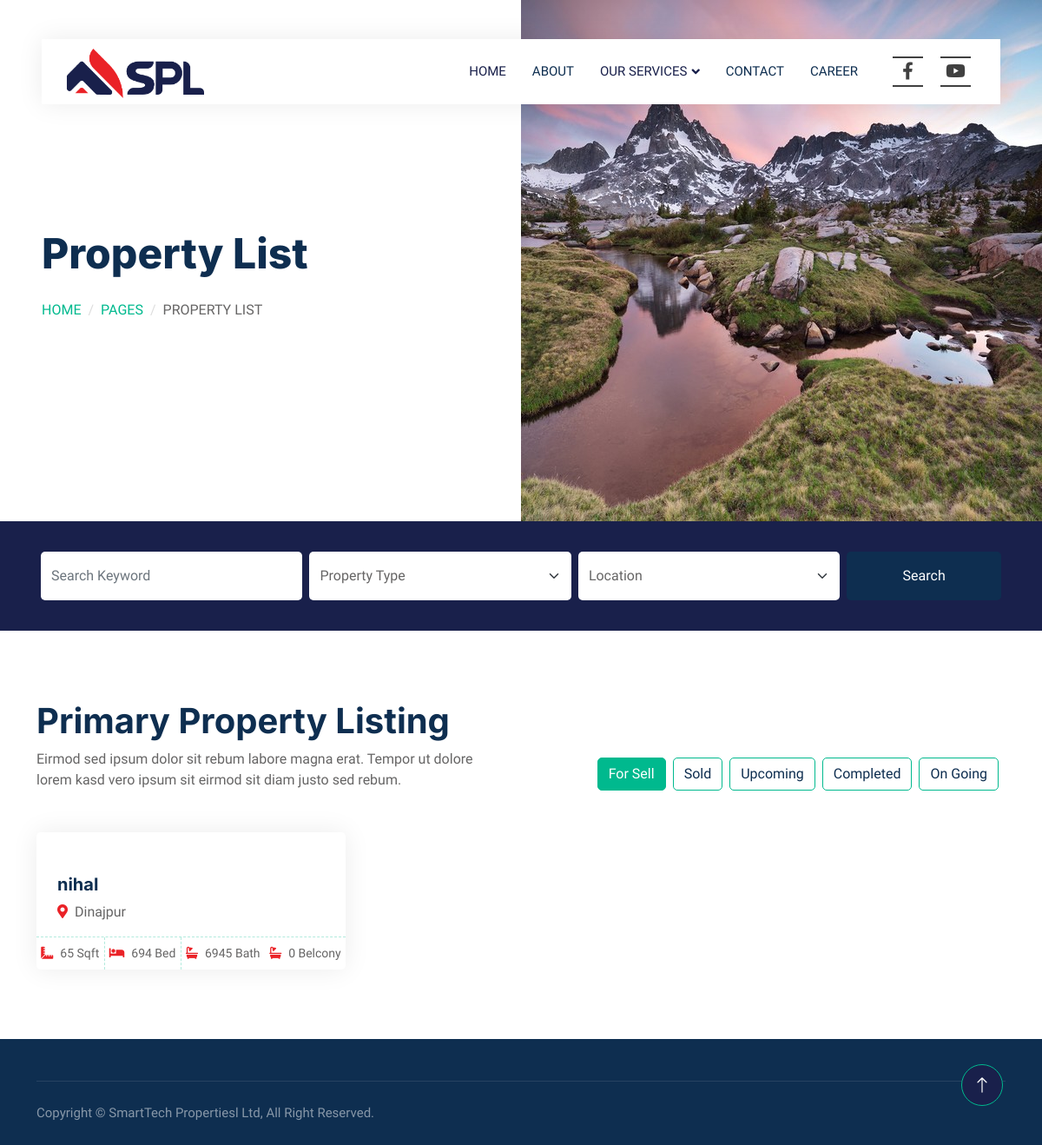
Page /primary_p/ on the earlier database version.
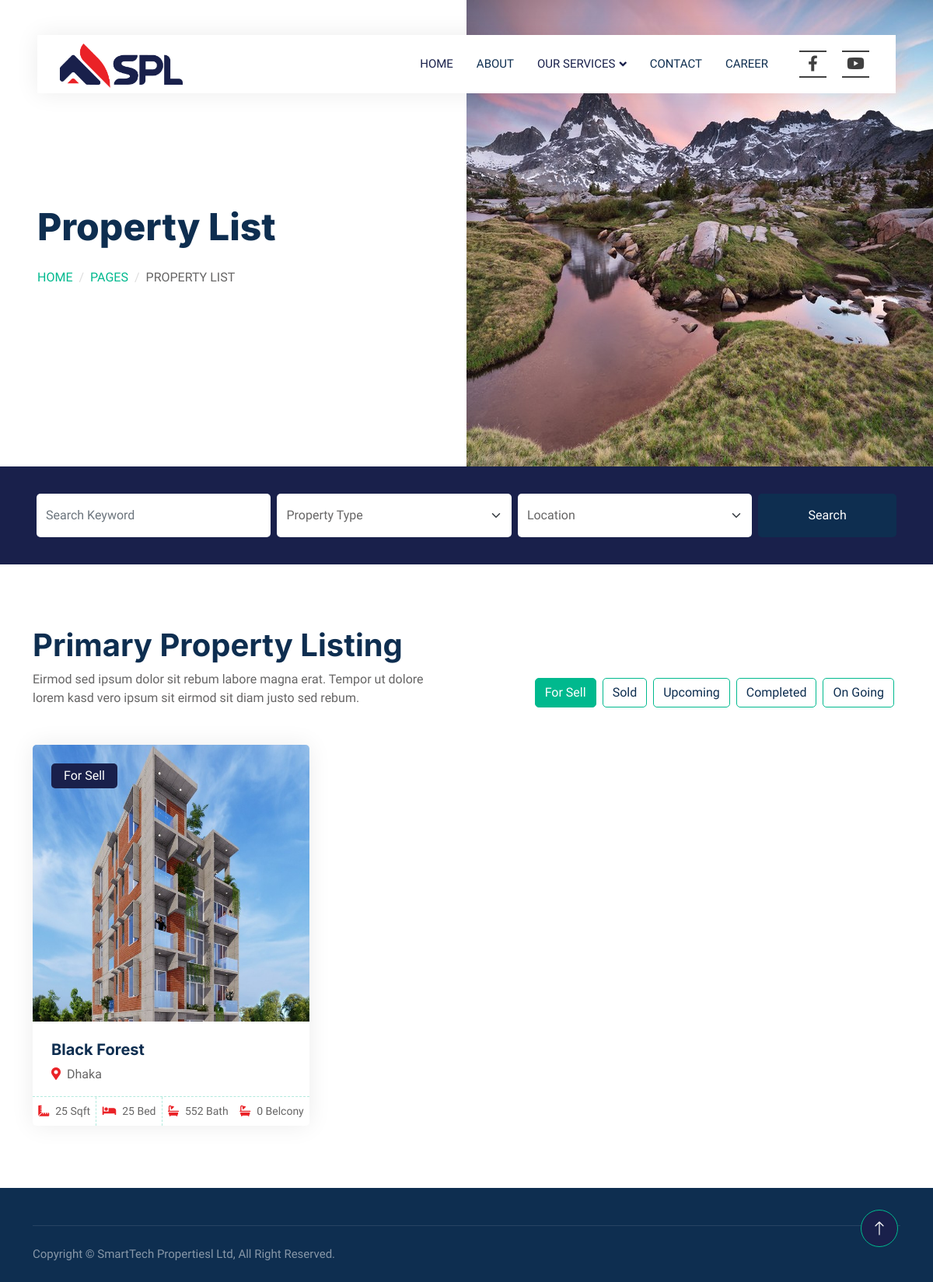
Same page on the later database version.
### properties/models.py (models this page shows, shortened)
class Property(models.Model):
    CATEGORY_CHOICES = (
        ('P', 'Primary Project'),
        ('S', 'Secondary Project'),
        ('L', 'Land Shearing'),
        ('J', 'Joint Venture'),
    )
    PROPERTY_TYPES = [
        ('sell', 'For Sell'),
        ('sold', 'Sold'),
        ('upcoming', 'Upcoming'),
        ('completed', 'Completed'),
        ('ongoing', 'OnGoing'),
    ]
    title = models.CharField(max_length=100)
    category = models.CharField(choices=CATEGORY_CHOICES, default='J', max_length=2)
    property_type = models.CharField(max_length=10, choices=PROPERTY_TYPES, default='sell')
    location = models.CharField(max_length=255)
    image = models.ImageField(upload_to='property_images/', default="No Image Set")
    size_sqft = models.IntegerField()
    bedrooms = models.IntegerField()
    bathrooms = models.IntegerField()
    belcony = models.IntegerField(default=0)
    drawingroom = models.IntegerField(default=0)
    dyningroom = models.IntegerField(default=0)
    kitchen = models.IntegerField(default=0)

### properties/views.py (the view)
# urls.py: path('primary_p/',views.primary_p,name="primary_p"),
def primary_p(request):
    header_image = PropertyHeaderImage.objects.first()
    p_properties = Property.objects.filter(category='P').order_by('id')
    for_sell_properties = p_properties.filter(property_type='sell')[:6]
    additional_sell_properties = p_properties.filter(property_type='sell')[6:]
    sold_properties = p_properties.filter(property_type='sold')[:6]
    additional_sold_properties = p_properties.filter(property_type='sold')[6:]
    upcoming_properties = p_properties.filter(property_type='upcoming')[:6]
    additional_upcoming_properties = p_properties.filter(property_type='upcoming')[6:]
    completed_properties = p_properties.filter(property_type='completed')[:6]
    additional_completed_properties = p_properties.filter(property_type='completed')[6:]
    ongoing_properties = p_properties.filter(property_type='ongoing')[:6]
    additional_ongoing_properties = p_properties.filter(property_type='ongoing')[6:]
    context = {
        'header_image': header_image,
        'for_sell_properties': for_sell_properties,
        'additional_sell_properties': additional_sell_properties,
        'sold_properties': sold_properties,
        'additional_sold_properties': additional_sold_properties,
        'upcoming_properties': upcoming_properties,
        'additional_upcoming_properties': additional_upcoming_properties,
        'completed_properties': completed_properties,
        'additional_completed_properties': additional_completed_properties,
        'ongoing_properties': ongoing_properties,
        'additional_ongoing_properties': additional_ongoing_properties,
    }
    return render(request, 'properties/Primary_project.html', context)

### properties/templates/properties/Primary_project.html (shortened to what the changed rows need)
{% extends "properties/base.html" %}
{% block body %}
{% load static %}
<div class="container-fluid header bg-white p-0">
    <div class="row g-0 align-items-center flex-column-reverse flex-md-row">
        <div class="col-md-6 p-5 mt-lg-5">
            <h1 class="display-5 animated fadeIn mb-4">Property List</h1>
        </div>
    </div>
</div>
<div class="container-xxl py-5">
    <div class="container">
        <div class="row g-0 gx-5 align-items-end">
            <div class="col-lg-6">
                <div class="text-start mx-auto mb-5 wow slideInLeft" data-wow-delay="0.1s">
                    <h1 class="mb3">Primary Property Listing</h1>
                </div>
            </div>
        </div>
        <div class="tab-content">
            <div id="tab-1" class="tab-pane fade show p-0 active">
                <div class="row g-4" id="property-list">
                    {% for property in for_sell_properties %}
                    <div class="col-lg-4 col-md-6 wow fadeInUp" data-wow-delay="0.1s">
                        <div class="property-item rounded overflow-hidden">
                            <div class="position-relative overflow-hidden">
                                <a href="{% url 'property_detail' property.id %}">
                                    <img class="img-fluid" src="{{ property.image.url }}" alt="">
                                </a>
                                <div class="bg-primary rounded text-white position-absolute start-0 top-0 m-4 py-1 px-3">
                                    For Sell
                                </div>
                            </div>
                            <div class="p-4 pb-0">
                                <a class="d-block h5 mb-2" href="{% url 'property_detail' property.id %}">{{ property.title }}</a>
                                <p><i class="fa fa-map-marker-alt text-primary me-2"></i>{{ property.location }}</p>
                            </div>
                            <div class="d-flex border-top">
                                <small class="flex-fill text-center border-end py-2"><i class="fa fa-ruler-combined text-primary me-2"></i>{{ property.size_sqft }} Sqft</small>
                                <small class="flex-fill text-center border-end py-2"><i class="fa fa-bed text-primary me-2"></i>{{ property.bedrooms }} Bed</small>
                                <small class="flex-fill text-center py-2"><i class="fa fa-bath text-primary me-2"></i>{{ property.bathrooms }} Bath</small>
                                <small class="flex-fill text-center py-2"><i class="fa fa-bath text-primary me-2"></i>{{ property.belcony }} Belcony</small>
                            </div>
                        </div>
                    </div>
                    {% endfor %}
                </div>
            </div>
        </div>
    </div>
</div>
{% endblock %}

Differences in the rows shown:
removed Property: title "nihal", location "Dinajpur", size_sqft "65", bedrooms "694", bathrooms "6945", belcony "0"
added Property: image (picture), title "Black Forest", location "Dhaka", size_sqft "25", bedrooms "25", bathrooms "552", belcony "0"
